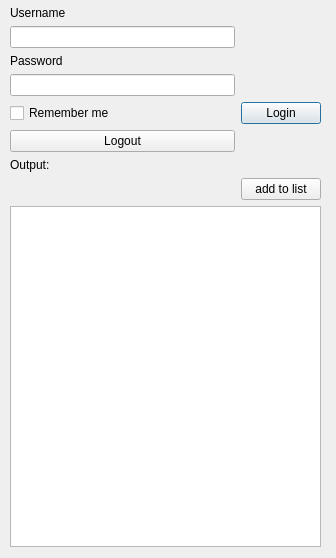
<?xml version="1.0" encoding="UTF-8"?>
<ui version="4.0">
 <class>EllipsisConnectDialogBase</class>
 <widget class="QDialog" name="EllipsisConnectDialogBase">
  <property name="geometry">
   <rect>
    <x>0</x>
    <y>0</y>
    <width>336</width>
    <height>558</height>
   </rect>
  </property>
  <property name="windowTitle">
   <string>Ellipsis Drive Connect</string>
  </property>
  <widget class="QWidget" name="">
   <property name="geometry">
    <rect>
     <x>10</x>
     <y>6</y>
     <width>311</width>
     <height>541</height>
    </rect>
   </property>
   <layout class="QGridLayout" name="gridLayout">
    <item row="0" column="0">
     <widget class="QLabel" name="label_username">
      <property name="text">
       <string>Username</string>
      </property>
     </widget>
    </item>
    <item row="1" column="0">
     <widget class="QLineEdit" name="lineEdit_username"/>
    </item>
    <item row="2" column="0">
     <widget class="QLabel" name="label_password">
      <property name="text">
       <string>Password</string>
      </property>
     </widget>
    </item>
    <item row="3" column="0">
     <widget class="QLineEdit" name="lineEdit_password">
      <property name="echoMode">
       <enum>QLineEdit::Password</enum>
      </property>
     </widget>
    </item>
    <item row="4" column="0">
     <widget class="QCheckBox" name="checkBox_remember">
      <property name="text">
       <string>Remember me</string>
      </property>
     </widget>
    </item>
    <item row="4" column="1">
     <widget class="QPushButton" name="pushButton_login">
      <property name="text">
       <string>Login</string>
      </property>
     </widget>
    </item>
    <item row="5" column="0">
     <widget class="QPushButton" name="pushButton_logout">
      <property name="text">
       <string>Logout</string>
      </property>
     </widget>
    </item>
    <item row="6" column="0" colspan="2">
     <widget class="QLabel" name="label_output">
      <property name="text">
       <string>Output: </string>
      </property>
     </widget>
    </item>
    <item row="7" column="1">
     <widget class="QPushButton" name="pushButton_addtolist">
      <property name="text">
       <string>add to list</string>
      </property>
     </widget>
    </item>
    <item row="8" column="0" colspan="2">
     <widget class="QListWidget" name="listWidget_mydrive"/>
    </item>
   </layout>
  </widget>
 </widget>
 <resources/>
 <connections/>
</ui>
